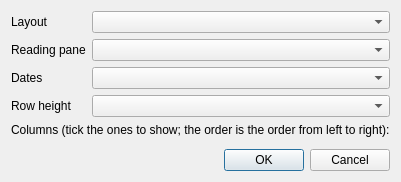
<?xml version="1.0" encoding="UTF-8"?>
<ui version="4.0">
 <class>MessageListWindow</class>
 <widget class="QWidget" name="MessageListWindow">
  <property name="windowTitle">
   <string>Message list</string>
  </property>
  <layout class="QVBoxLayout" name="layout" stretch="0,0,1,0">
   <item>
    <layout class="QFormLayout" name="choices">
     <item row="0" column="0">
      <widget class="QLabel" name="layoutLabel">
       <property name="text">
        <string>Layout</string>
       </property>
       <property name="buddy">
        <cstring>layoutBox</cstring>
       </property>
      </widget>
     </item>
     <item row="0" column="1">
      <widget class="QComboBox" name="layoutBox" />
     </item>
     <item row="1" column="0">
      <widget class="QLabel" name="paneLabel">
       <property name="text">
        <string>Reading pane</string>
       </property>
       <property name="buddy">
        <cstring>paneBox</cstring>
       </property>
      </widget>
     </item>
     <item row="1" column="1">
      <widget class="QComboBox" name="paneBox" />
     </item>
     <item row="2" column="0">
      <widget class="QLabel" name="dateLabel">
       <property name="text">
        <string>Dates</string>
       </property>
       <property name="buddy">
        <cstring>dateBox</cstring>
       </property>
      </widget>
     </item>
     <item row="2" column="1">
      <widget class="QComboBox" name="dateBox" />
     </item>
     <item row="3" column="0">
      <widget class="QLabel" name="densityLabel">
       <property name="text">
        <string>Row height</string>
       </property>
       <property name="buddy">
        <cstring>densityBox</cstring>
       </property>
      </widget>
     </item>
     <item row="3" column="1">
      <widget class="QComboBox" name="densityBox" />
     </item>
    </layout>
   </item>
   <item>
    <widget class="QLabel" name="columnsText">
     <property name="text">
      <string>Columns (tick the ones to show; the order is the order from left to right):</string>
     </property>
    </widget>
   </item>
   <item>
    <widget class="QWidget" name="picker" />
   </item>
   <item>
    <widget class="QDialogButtonBox" name="buttons">
     <property name="standardButtons">
      <set>QDialogButtonBox::Ok|QDialogButtonBox::Cancel</set>
     </property>
    </widget>
   </item>
  </layout>
 </widget>
 <resources />
 <connections />
</ui>
